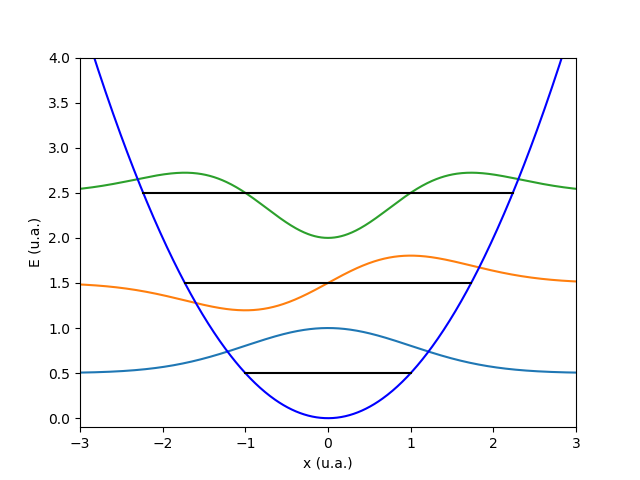

The script that saved this image:
import numpy as np
import matplotlib.pyplot as plt
from scipy.special import eval_hermite
import scipy
Kte=0.5
L=5
x=np.arange(-L,L,0.01)




Norm=1
H0=eval_hermite(0, x, out=None)
alpha=1
y=(x)/alpha
fct0=Norm*H0*np.exp(-y**2/2)
integrale=[]
for i in range(len(fct0)):
    integrale.append(fct0[i]*fct0[i])
Norm= simps(integrale, x)
fct0=fct0/np.sqrt(Norm)



Norm=1
H0=eval_hermitenorm(0, x, out=None)
alpha=1
y=x/alpha
fct0=Norm*H0*np.exp(-y**2/2)*Kte+0.5
E0=0*x+0.5


Norm=1
H1=eval_hermitenorm(1, x, out=None)
fct1=fct1=Norm*H1*np.exp(-y**2/2)*Kte+1.5

Norm=1
H2=eval_hermitenorm(2, x, out=None)
fct2=Norm*H2*np.exp(-y**2/2)*Kte+2.5
E1=0*x+1.5


plt.plot(x,fct0)
plt.plot(x,fct1)
plt.plot(x,fct2)
E2=0*x+2.5

k=1
#L=2
#x=np.arange(-L,L,0.01)
V=0.5*k*x**2


plt.plot(x,V,'blue')

plt.plot([-1,1],[0.5,0.5],'black')

plt.plot([-np.sqrt(3),np.sqrt(3)],[1.5,1.5],'black')

plt.plot([-np.sqrt(5),np.sqrt(5)],[2.5,2.5],'black')
plt.xlabel('x (u.a.)')
plt.ylabel('E (u.a.)')


plt.axis([-3,3,-0.1,4])
plt.xlabel('x (u.a.)')
plt.ylabel('E (u.a.)')
plt.savefig('fct_propre.png')
plt.show()
